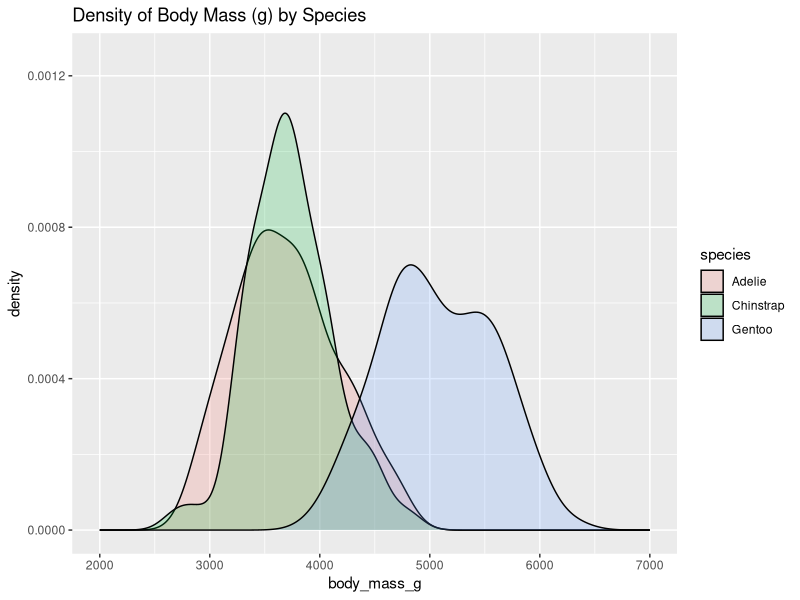
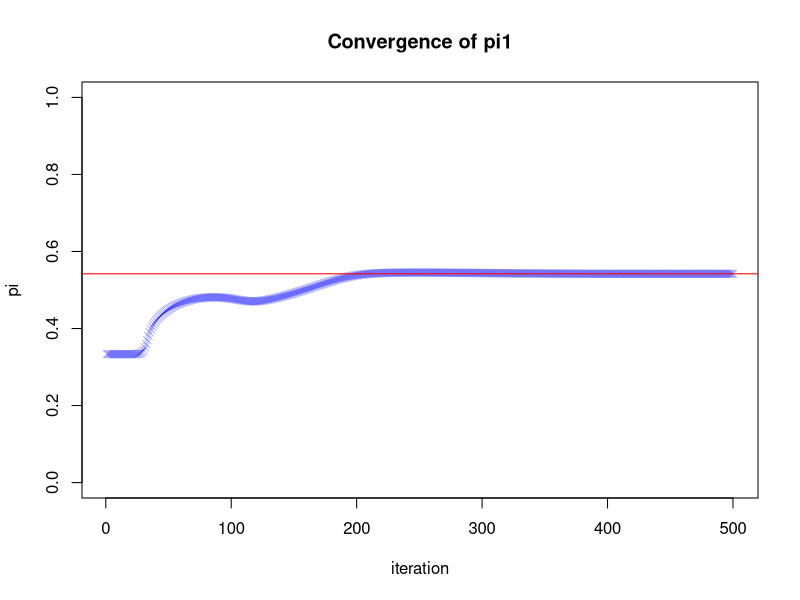
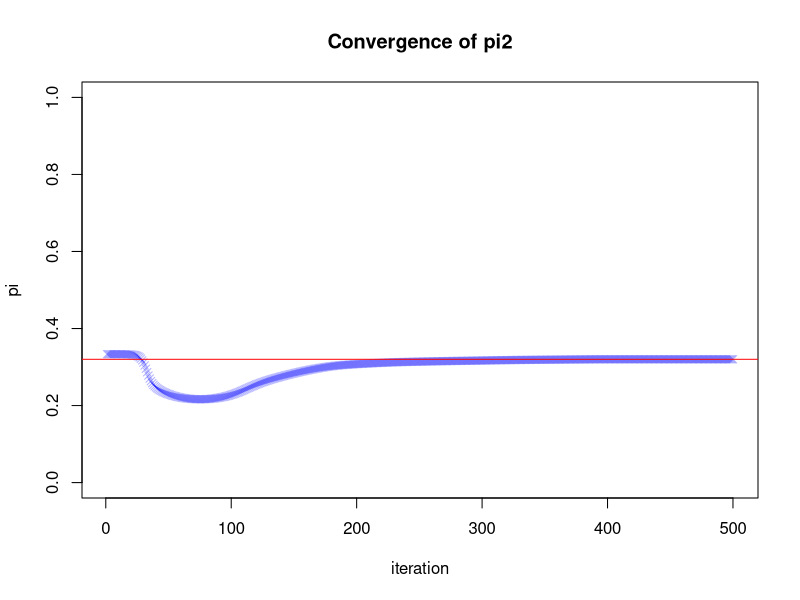
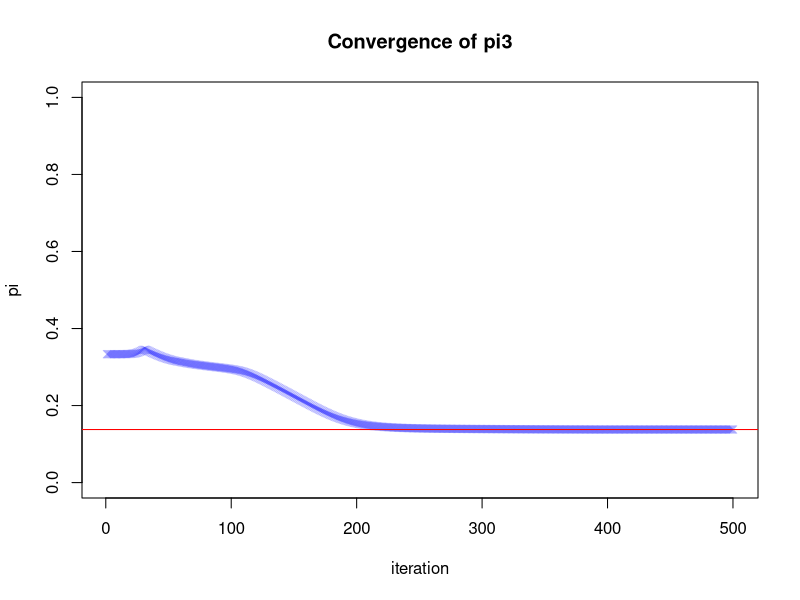
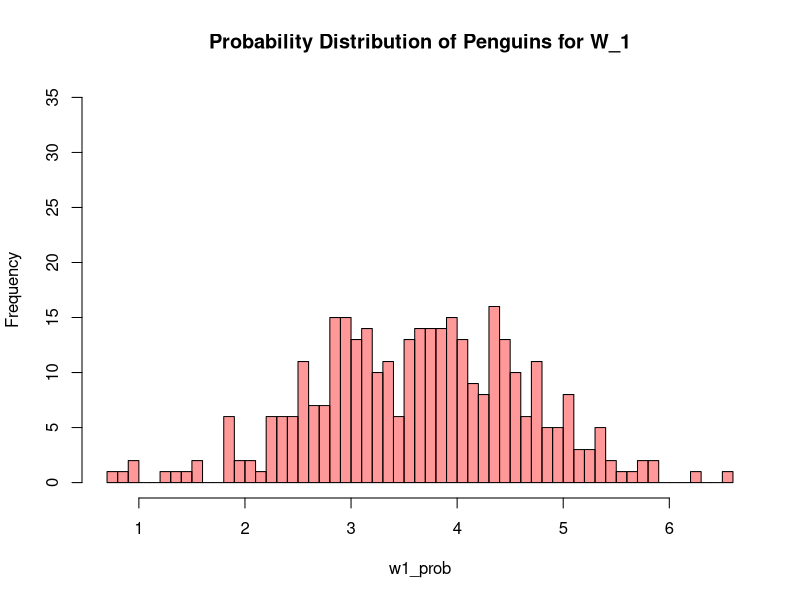
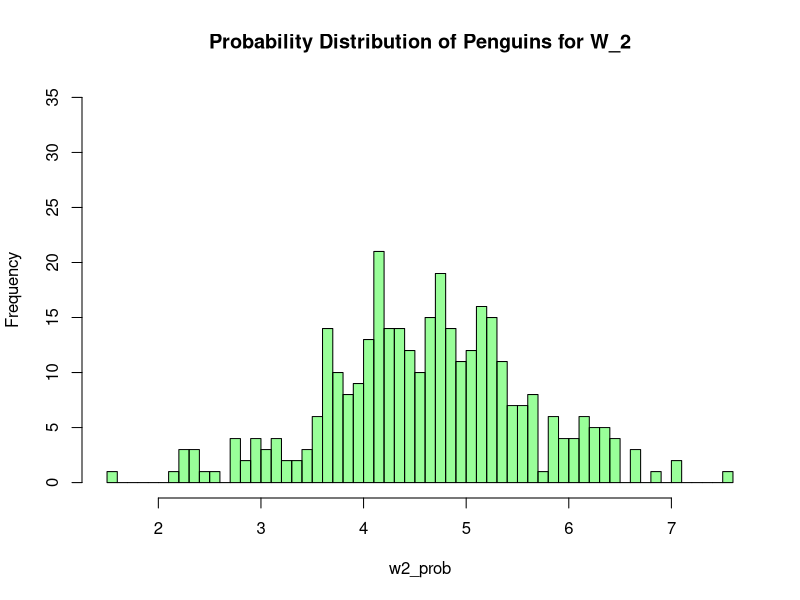
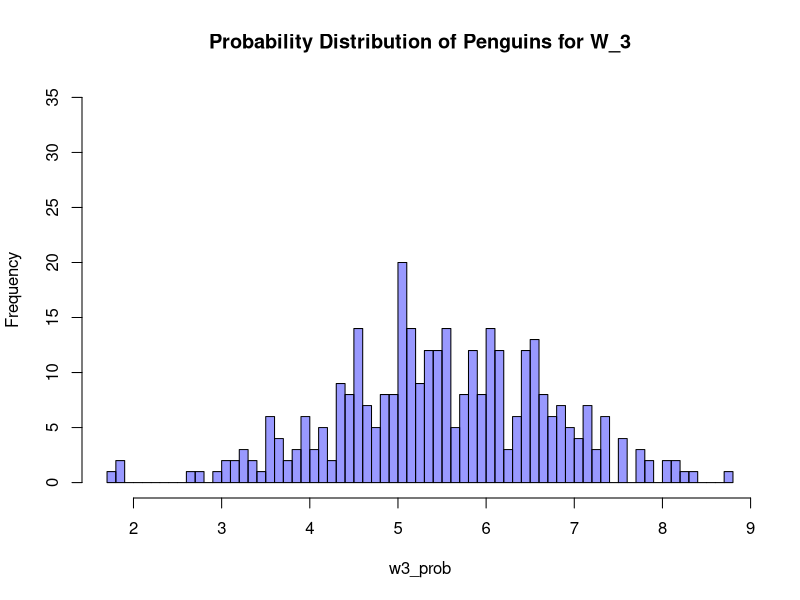

R code for these plots, in order:
## ---- chunk 1
library(knitr)
library(formatR)
library(palmerpenguins)
library(dplyr)
library(ggplot2)
knitr::opts_chunk$set(echo = TRUE)
knitr::opts_chunk$set(tidy.opts = list(width.cutoff = 80))
## ---- chunk 2
# Read in penguins
penguins_data <- palmerpenguins::penguins
# Print penguins to inspect
print(penguins_data)
# Convert penguins to a dataframe
penguins_df <- as.data.frame(penguins_data)
## ---- chunk 3
# Count penguins by species and island
penguins_frequency_dist <- penguins_df %>%
  group_by(species, island) %>%
  count()
# Convert to DF
penguins_frequency_dist_df <- as.data.frame(penguins_frequency_dist)
# Print results
knitr::kable(penguins_frequency_dist_df,
  caption = "Distribution Frequency of Penguins by Species and Island"
)
## ---- chunk 4
# Get unique penguin categories by island
species_by_island_df <- penguins_df %>%
  group_by(island) %>%
  summarise(species = unique(species))
# Print results
knitr::kable(species_by_island_df,
  caption = "Penguin Species by Island"
)
## ---- chunk 5
# Filter for Gentoo penguins and get bill length values
gentoo_idx <- which(penguins_df$species == "Gentoo")
gentoo_bill_lengths <- penguins_df[gentoo_idx, ]$bill_length_mm

# Filter for Chinstrap penguins and get bill length values
chinstrap_idx <- which(penguins_df$species == "Chinstrap")
chinstrap_bill_lengths <- penguins_df[chinstrap_idx, ]$bill_length_mm

# Define significance value
alpha <- 0.05

# Do t test to evaluate if chinstrap average length
# is greater than gentoo average length
t_test_results <- t.test(
  x = chinstrap_bill_lengths,
  y = gentoo_bill_lengths,
  alternative = "less",
  var.equal = F
)
t_test_pvalue <- t_test_results$p.value
# Evaluate if p-value of t test is greater than signif. value
if (t_test_pvalue < alpha) {
  print("p-value of t-test is less than alpha, so we reject H0")
} else {
  print("p-value of t-test is greater than alpha, so we do not reject H0")
}
## ---- chunk 6
species_na_bool_idx <- is.na(penguins_df$species)
body_mass_na_bool_idx <- is.na(penguins_df$body_mass_g)
combined_bool_idx <- !species_na_bool_idx & !body_mass_na_bool_idx

filtered_penguins_df <- penguins_df[combined_bool_idx, ]
rows_removed_num <- nrow(penguins_df) - nrow(filtered_penguins_df)
## ---- chunk 7
species <- unique(filtered_penguins_df$species)
species_color_list <- c("red", "blue", "green")
combined_species_df <- data.frame()
for (species_i in species) {
  species_idx <- filtered_penguins_df$species == species_i
  species_df <- filtered_penguins_df[species_idx, ]
  species_df_slice <- species_df[c("species", "body_mass_g")]
  combined_species_df <- rbind(combined_species_df, species_df_slice)
}

ggplot(combined_species_df, aes(body_mass_g, fill = species)) +
  geom_density(alpha = 0.2) +
  xlim(2000, 7000) +
  ylim(0, 1.25e-3) +
  ggtitle("Density of Body Mass (g) by Species")
## ---- chunk 8
filtered_penguins_df$body_mass_kg <- filtered_penguins_df$body_mass_g / 1000
neg.logl <- function(theta, pi1, pi2, pi3, w1, w2, w3, x) {
  mu1 <- theta[1]
  mu2 <- theta[2]
  mu3 <- theta[3]

  sigma_1 <- exp(theta[4])
  sigma_2 <- exp(theta[5])
  sigma_3 <- exp(theta[6])
  # density of the mixture model:
  f.x1 <- pi1 * dnorm(x, mu1, sd = sigma_1)
  f.x2 <- pi2 * dnorm(x, mu2, sd = sigma_2)
  f.x3 <- pi3 * dnorm(x, mu3, sd = sigma_3)
  # negative log-likelihood:
  -sum(w1 * log(f.x1) + w2 * log(f.x2) + w3 * log(f.x3))
}
## ---- chunk 9
set.seed(3953629)

em_algo <- function(x, pi1hat_init, pi2hat_init, pi3hat_init, n.iter) {
  # Set n as length of provided x
  n <- length(x)

  # Set up pi_j for each j component
  pi1hat <- rep(NA, n.iter)
  pi2hat <- rep(NA, n.iter)
  pi3hat <- rep(NA, n.iter)

  # Set up p_hat_j for each j component
  p1hat <- matrix(NA, n.iter, n)
  p2hat <- matrix(NA, n.iter, n)
  p3hat <- matrix(NA, n.iter, n)

  # Define starting range for pi_j
  pi1hat_range <- pi1hat_init * 0.8
  pi2hat_range <- pi2hat_init * 0.8
  pi3hat_range <- pi3hat_init * 0.8

  # Store initial provided pi values
  pi1hat[1] <- pi1hat_init
  pi2hat[1] <- pi2hat_init
  pi3hat[1] <- pi3hat_init

  # Calculate t=1 p_hats
  p1hat[1, ] <- runif(n, pi1hat_init - pi1hat_range, pi1hat_init + pi1hat_range)
  p2hat[1, ] <- runif(n, pi2hat_init - pi2hat_range, pi2hat_init + pi2hat_range)
  p3hat[1, ] <- runif(n, pi3hat_init - pi3hat_range, pi3hat_init + pi3hat_range)

  # Set up 6 column theta matrix, and t=1 theta guesses
  thetahat <- matrix(NA, n.iter, 6)
  theta_init_guesses <- c(
    rep(mean(x), 3),
    rep(sd(x), 3)
  )

  # Find initial log likelihood minimized values of theta
  thetahat[1, ] <- optim(
    theta_init_guesses,
    function(theta) {
      neg.logl(
        theta, pi1hat[1], pi2hat[1], pi3hat[1],
        p1hat[1, ], p2hat[1, ], p3hat[1, ], x
      )
    }
  )$par

  # Iter through n.iter
  for (t in 2:n.iter) {
    # E step: update individual probability memberships
    phat_numer.temp <- cbind(
      pi1hat[t - 1] * dnorm(x, thetahat[t - 1, 1], exp(thetahat[t - 1, 4])),
      pi2hat[t - 1] * dnorm(x, thetahat[t - 1, 2], exp(thetahat[t - 1, 5])),
      pi3hat[t - 1] * dnorm(x, thetahat[t - 1, 3], exp(thetahat[t - 1, 6]))
    )
    # Reassign phat values to corresponding phat matrix
    p1hat[t, ] <- phat_numer.temp[, 1] / rowSums(phat_numer.temp)
    p2hat[t, ] <- phat_numer.temp[, 2] / rowSums(phat_numer.temp)
    p3hat[t, ] <- phat_numer.temp[, 3] / rowSums(phat_numer.temp)
    # M step: update parameter estimates
    # Update for corresponding pi_hat
    pi1hat[t] <- mean(p1hat[t, ])
    pi2hat[t] <- mean(p2hat[t, ])
    pi3hat[t] <- mean(p3hat[t, ])
    # Update optimized theta values
    thetahat[t, ] <- optim(thetahat[t - 1, ], function(theta) {
      neg.logl(
        theta, pi1hat[t], pi2hat[t], pi3hat[t],
        p1hat[t, ], p2hat[t, ], p3hat[t, ], x
      )
    })$par
  }
  # Return final theta values, pi values, and phat values
  return(list(
    theta = thetahat,
    pi1 = pi1hat,
    pi2 = pi2hat,
    pi3 = pi3hat,
    p1 = p1hat,
    p2 = p2hat,
    p3 = p3hat
  ))
}

# Get proportions of penguins
n <- nrow(filtered_penguins_df)
peng_species_prop <- filtered_penguins_df %>%
  group_by(species) %>%
  count()
peng_species_prop$prop <- peng_species_prop$n / n

# Define even probabilities
pi1hat_1 <- 1 / 3
pi2hat_1 <- 1 / 3
pi3hat_1 <- 1 / 3

# Get proportions for pi
pi1hat_2 <- c(peng_species_prop$prop)[1]
pi2hat_2 <- c(peng_species_prop$prop)[2]
pi3hat_2 <- c(peng_species_prop$prop)[3]

# Randomize pi_j
pi1hat_3 <- runif(1, 0, 0.45)
pi2hat_3 <- runif(1, 0, 0.45)
pi3hat_3 <- 1 - pi1hat_3 - pi2hat_3

n.iter <- 500

# Run em_algo n.iter times
run_1 <- em_algo(
  filtered_penguins_df$body_mass_kg,
  pi1hat_1,
  pi2hat_1,
  pi3hat_1,
  n.iter
)
run_2 <- em_algo(
  filtered_penguins_df$body_mass_kg,
  pi1hat_2,
  pi2hat_2,
  pi3hat_2,
  n.iter
)
run_3 <- em_algo(
  filtered_penguins_df$body_mass_kg,
  pi1hat_3,
  pi2hat_3,
  pi3hat_3,
  n.iter
)
## ---- chunk 10
# Get actual props of penguins
actual_props <- c(peng_species_prop$prop)

# Get predicted values for each run using p_hat[n.iter] > 0.5
run_1_props <- list(
  Adelie = sum(run_1$p1[n.iter, ] > 0.5) / n,
  Gentoo = sum(run_1$p2[n.iter, ] > 0.5) / n,
  Chinstrap = sum(run_1$p3[n.iter, ] > 0.5) / n
)
run_2_props <- list(
  Chinstrap = sum(run_2$p1[n.iter, ] > 0.5) / n,
  Adelie = sum(run_2$p2[n.iter, ] > 0.5) / n,
  Gentoo = sum(run_2$p3[n.iter, ] > 0.5) / n
)
run_3_props <- list(
  Adelie = sum(run_3$p1[n.iter, ] > 0.5) / n,
  Gentoo = sum(run_3$p2[n.iter, ] > 0.5) / n,
  Chinstrap = sum(run_3$p3[n.iter, ] > 0.5) / n
)

# Build comps
adelie_comp <- run_1_props$Adelie - c(
  run_1_props$Adelie,
  run_2_props$Adelie,
  run_3_props$Adelie
)
chins_comp <- run_1_props$Chinstrap - c(
  run_1_props$Chinstrap,
  run_2_props$Chinstrap,
  run_3_props$Chinstrap
)
gentoo_comp <- run_1_props$Gentoo - c(
  run_1_props$Gentoo,
  run_2_props$Gentoo,
  run_3_props$Gentoo
)

knitr::kable(rbind(adelie_comp, chins_comp, gentoo_comp),
  col.names = c("Run 1", "Run 2", "Run 3")
)
## ---- chunk 11
# For each pi, plot convergence to final pi value
pi_labels <- c("pi1", "pi2", "pi3")
for (pi_lab in pi_labels) {
  plot(run_1[[pi_lab]],
    xlab = "iteration",
    ylab = "pi",
    pch = 4,
    col = rgb(0, 0, 1, 0.3),
    ylim = c(0, 1),
    main = sprintf("Convergence of %s", pi_lab)
  )
  abline(
    h = run_1[[pi_lab]][n.iter],
    col = "red"
  )
}
## ---- chunk 12
# Get mu and sigma from theta_hat of last run
pi_ests <- c(run_1$pi1[n.iter], run_1$pi2[n.iter], run_1$pi3[n.iter])
mu_ests <- run_1$theta[n.iter, 1:3]
sigma_ests <- run_1$theta[n.iter, 4:6]

# Build DF for summary table
mle_summary_df <- data.frame(rbind(pi_ests, mu_ests, sigma_ests),
  row.names = c("pi", "mu", "sigma")
)

knitr::kable(mle_summary_df,
  col.names = c("j = 1", "j = 2", "j = 3"),
  caption = "MLE of pi, mu, and sigma from Run 1"
)

# Get mean of each species from data
mean_species_weights <- filtered_penguins_df %>%
  group_by(species) %>%
  summarise(weight = mean(body_mass_kg))
knitr::kable(mean_species_weights,
  col.names = c("Species", "Average Weight"),
  caption = "Average Weight (kg) by Species"
)
## ---- chunk 13
# Sample distributions using params defined in theta
w1_prob <- rnorm(n,
                 mean = run_1$theta[n.iter, 1],
                 sd = abs(run_1$theta[n.iter, 4]))
w2_prob <- rnorm(n,
                 mean = run_1$theta[n.iter, 2],
                 sd = abs(run_1$theta[n.iter, 5]))
w3_prob <- rnorm(n,
                 mean = run_1$theta[n.iter, 3],
                 sd = abs(run_1$theta[n.iter, 6]))

# Plot histograms for samples
hist(w1_prob,
  breaks = 50,
  col = rgb(1, 0, 0, 0.4),
  ylim = c(0, 35),
  main = "Probability Distribution of Penguins for W_1"
)
hist(w2_prob,
  breaks = 50,
  col = rgb(0, 1, 0, 0.4),
  # ylim = c(0, 300),
  ylim = c(0, 35),
  main = "Probability Distribution of Penguins for W_2"
)
hist(w3_prob,
  breaks = 50,
  col = rgb(0, 0, 1, 0.4),
  # ylim = c(0, 300),
  ylim = c(0, 35),
  main = "Probability Distribution of Penguins for W_3"
)
## ---- chunk 14
# Encode values to specific component index
predictedComponent <- ifelse(run_1$p1[n.iter, ] > 0.5, 1, 0) +
  ifelse(run_1$p2[n.iter, ] > 0.5, 2, 0) +
  ifelse(run_1$p3[n.iter, ] > 0.5, 3, 0)
print(predictedComponent)
## ---- chunk 15
# Pivot out sex against predicted component
sex_pc_jfd <- table(filtered_penguins_df$sex, predictedComponent)
knitr::kable(sex_pc_jfd,
  caption = "Joint Frequency Distribution of Sex vs. Predicted W_j Component"
)

# Pivot out species against predicted components
species_pc_jfd <- table(filtered_penguins_df$species, predictedComponent)
knitr::kable(species_pc_jfd,
  caption = "Joint Frequency Distribution of Species vs. Predicted W_j Component"
)
## ---- chunk 16
# Get JDF of sex vs. species
actual_sex_species <- table(filtered_penguins_df$sex, filtered_penguins_df$species)
knitr::kable(actual_sex_species,
  caption = "Joing Frequency Distribution of Sex vs. Species"
)
